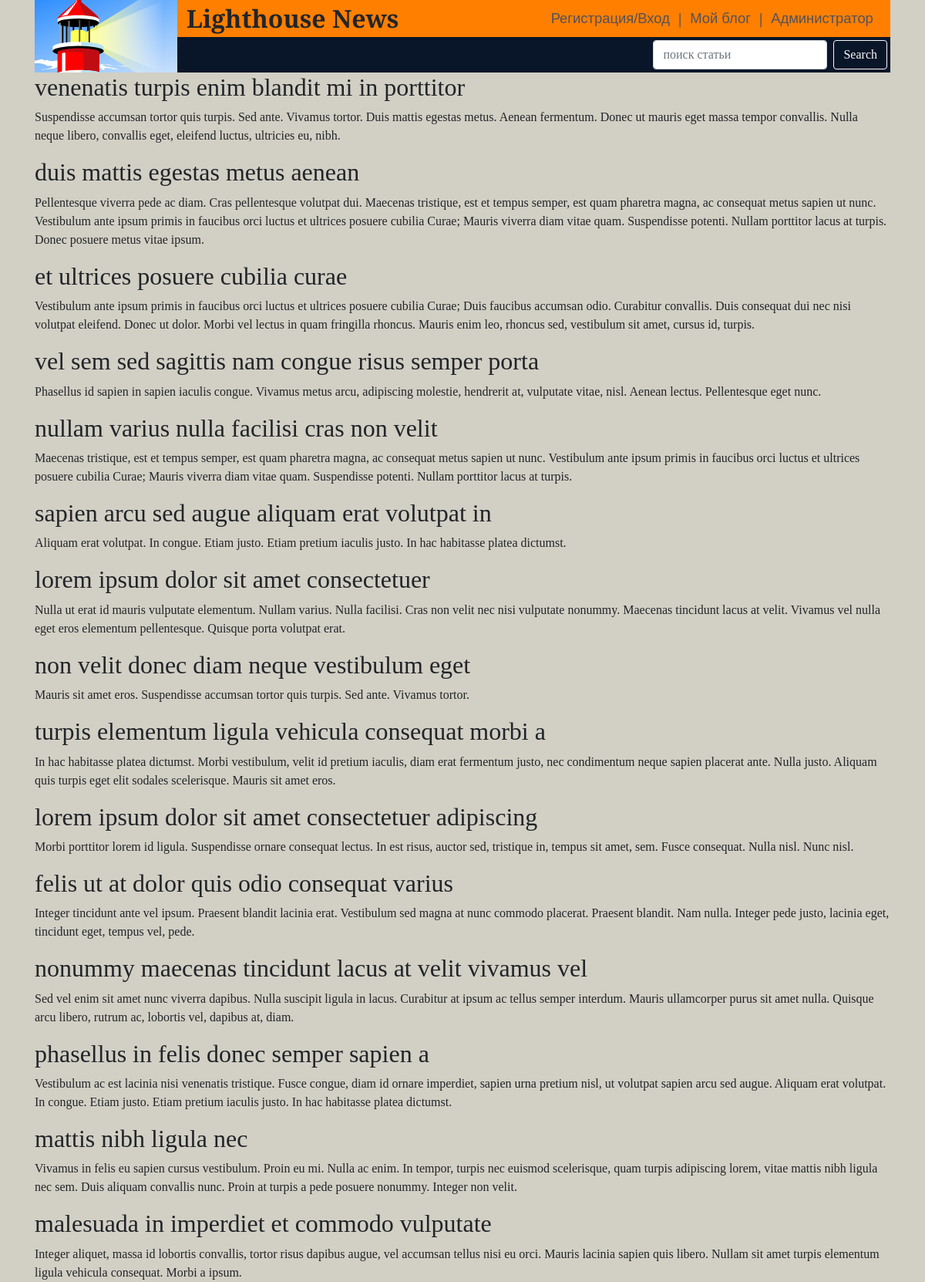
Page /blog (upper part) on the committed database.
### tables this page shows
CREATE TABLE IF NOT EXISTS `blog` (
  `id` int(11) NOT NULL,
  `title` varchar(255) DEFAULT NULL,
  `blogtext` text,
  `image` varchar(255) DEFAULT NULL,
  `author` varchar(255) DEFAULT NULL,
  `time` datetime DEFAULT NULL
);

### index.php (called while the page is built, shortened)
<?php
$router = new Router();
$router->run();

### controllers/BlogController.php (called while the page is built, shortened)
<?php
class BlogController {
    public function actionList() {
        $data = Blog::getBlogPosts();
        include ROOT.'/views/BlogView.php';
    }
}

### models/Blog.php (called while the page is built, shortened)
<?php
class Blog
{
    public static function getBlogPosts()
    {
        $conn = Db::getConnection();
        $sql = "SELECT title, blog.blogtext as content, user_id, email, name, blog.id as blog_id, comment.text as comment
						FROM blog
						LEFT JOIN comment ON blog.id=comment.blog_id
						LEFT JOIN user ON user_id = user.id ORDER BY blog_id";
        $result = $conn->query($sql);
        $data = $result->fetch_all(MYSQLI_ASSOC);
        return $data;
    }
}

### views/BlogView.php (the view, shortened to what this page needs)
<section class="blog">
    <?
    $i = 0;
    foreach($data as $post) {
    if ($blog_id !== $post['blog_id']) {
    if($i !== 0) {
    ?>
</div>
<?
}
echo '<div class="post-wrapper">';
?>
<article class="posts">
    <h2><?=$post['title'];?>
    </h2>
    <p>
        <?=$post['content'];?>
    </p>
</article>
        <?
    }
    $blog_id = $post['blog_id'];
    $i++;
    }
    ?>
</div>
</section>

### views/layouts/header.php (shortened to what this page needs)
<!doctype html>
<html lang="en">
<head>
    <link rel='stylesheet prefetch' href='https://cdnjs.cloudflare.com/ajax/libs/Swiper/4.0.7/css/swiper.min.css'>
    <link rel="stylesheet" href="/styles/bootstrap-reboot.min.css">
    <link rel="stylesheet" href="/styles/bootstrap.min.css">
    <link rel="stylesheet" href="/styles/style.css">
    <link rel="stylesheet" href="/styles/slider.css">
</head>
<body style="background-color: #d2cfc4;">
<div class="container">
    <div class=" row no-gutters">
        <div class="col-md-2 col-sm-12 logohouse">
        </div>
        <div class="col-md-10 col-sm-12">
            <div class=" row no-gutters">
                <div id="slogan" class="col-sm-12 col-md-5 col-lg-6">
                    <a href="/">Lighthouse News</a>
                </div>
                <div class="col-sm-12 col-md-7 col-lg-6 topSlogan">
                    <ul class="toplinks m-0 p-0">
                        <li class="pr-2"><a href="/registration">Регистрация/Вход </a></li>
                        <span class="font-weight-bold">&#124;</span>
                        <li class="pr-2 pl-2"><a href="/blog">Мой блог</a></li>
                        <span class="font-weight-bold">&#124;</span>
                        <li class="pl-2"><a href="/admin">Администратор</a></li>
                    </ul>
                </div>
            </div>
            <div class="row no-gutters justify-content-between p-1 blueback">
                <div class="col-md-auto">
                    <form action="/search" class="form-inline" method="post">
                        <input class="form-control" type="search" name="mysearch" value="<?= $mysearch ?>"
                               placeholder="поиск статьи" aria-label="Search">
                        <button class="btn btn-outline-light ml-2" type="submit">Search</button>
                    </form>
                </div>
            </div>
        </div>
    </div>

### components/Router.php (shortened to what this page needs)
<?php
class Router
{
    private $routes;
    public function __construct() {
        $routesPath = ROOT . '/config/routes.php';
        $this->routes = include($routesPath);
    }
    private function getUri() {
        if(!empty($_SERVER['REQUEST_URI'])) {
            return trim($_SERVER['REQUEST_URI']);
        }
    }
    public function run() {
        $uri = $this->getUri();
        include ROOT.'/views/layouts/header.php';
        echo '<div class="allwrap">';
        foreach($this->routes as $uriPattern => $path){
            if (preg_match("~$uriPattern~", $uri)){
                $internalRoute = preg_replace("~$uriPattern~", $path, $uri);
                $segments = explode('/', $internalRoute);
                $controllerName = array_shift($segments) . 'Controller';
                $actionName = 'action' . ucfirst(array_shift($segments));
                $controllerObject = new $controllerName;
                $result = $controllerObject->$actionName($segments);
                break;
            }
        }
        echo '</div>';
        include ROOT.'/views/layouts/footer.php';
    }
}

### views/layouts/footer.php (shortened to what this page needs)
</div>
</body>
</html>

### styles/style.css (style rules this page uses)
body { font-family: 'Merriweather', serif; }
a { color: inherit; }
.allwrap { padding: 0; }
.logohouse { background: no-repeat center center url("/logos/lighthouseLogoNew.svg"); background-size: cover; max-width: 100%; height: auto; }
.blueback { display: flex; flex-direction: row; flex-wrap: nowrap; justify-content: space-evenly; list-style-type: none; padding-top: 1vh; background-color: #091629; }
.topSlogan { background: #ff7f00; display: flex; align-items: center; justify-content: center; min-height: 45px; }
#slogan { font-size: 2rem; font-family: 'Merriweather', serif; font-weight: 900; background-color: #ff7f00; padding-left: 1vw; }
.toplinks { display: flex; flex-flow: nowrap; justify-content: center; align-items: center; align-self: center; font-family: 'Alegreya Sans', sans-serif; color: #52525b; font-size: 1.15rem; list-style-type: none; }

### styles/slider.css (style rules this page uses)
*, *:before, *:after { -webkit-box-sizing: border-box; box-sizing: border-box; margin: 0; padding: 0; }

### rows in the picture
blog: title "venenatis turpis enim blandit mi in porttitor", blogtext "Suspendisse accumsan tortor quis turpis. Sed ante. Vivamus tortor. Duis mattis egestas metus. Aenean fermentum. Donec ut mauris eget massa tempor convallis. Nulla neque libero, convallis eget, eleifend luctus, ultricies eu, nibh."
blog: title "duis mattis egestas metus aenean", blogtext "Pellentesque viverra pede ac diam. Cras pellentesque volutpat dui. Maecenas tristique, est et tempus semper, est quam pharetra magna, ac consequat metus sapien ut nunc. Vestibulum ante ipsum primis in faucibus orci luctus et ultrices posuere cubilia Curae; Mauris viverra diam vitae quam. Suspendisse potenti. Nullam porttitor lacus at turpis. Donec posuere metus vitae ipsum."
blog: title "et ultrices posuere cubilia curae", blogtext "Vestibulum ante ipsum primis in faucibus orci luctus et ultrices posuere cubilia Curae; Duis faucibus accumsan odio. Curabitur convallis. Duis consequat dui nec nisi volutpat eleifend. Donec ut dolor. Morbi vel lectus in quam fringilla rhoncus. Mauris enim leo, rhoncus sed, vestibulum sit amet, cursus id, turpis."
blog: title "vel sem sed sagittis nam congue risus semper porta", blogtext "Phasellus id sapien in sapien iaculis congue. Vivamus metus arcu, adipiscing molestie, hendrerit at, vulputate vitae, nisl. Aenean lectus. Pellentesque eget nunc."
blog: title "nullam varius nulla facilisi cras non velit", blogtext "Maecenas tristique, est et tempus semper, est quam pharetra magna, ac consequat metus sapien ut nunc. Vestibulum ante ipsum primis in faucibus orci luctus et ultrices posuere cubilia Curae; Mauris viverra diam vitae quam. Suspendisse potenti. Nullam porttitor lacus at turpis."
blog: title "sapien arcu sed augue aliquam erat volutpat in", blogtext "Aliquam erat volutpat. In congue. Etiam justo. Etiam pretium iaculis justo. In hac habitasse platea dictumst."
blog: title "lorem ipsum dolor sit amet consectetuer", blogtext "Nulla ut erat id mauris vulputate elementum. Nullam varius. Nulla facilisi. Cras non velit nec nisi vulputate nonummy. Maecenas tincidunt lacus at velit. Vivamus vel nulla eget eros elementum pellentesque. Quisque porta volutpat erat."
blog: title "non velit donec diam neque vestibulum eget", blogtext "Mauris sit amet eros. Suspendisse accumsan tortor quis turpis. Sed ante. Vivamus tortor."
blog: title "turpis elementum ligula vehicula consequat morbi a", blogtext "In hac habitasse platea dictumst. Morbi vestibulum, velit id pretium iaculis, diam erat fermentum justo, nec condimentum neque sapien placerat ante. Nulla justo. Aliquam quis turpis eget elit sodales scelerisque. Mauris sit amet eros."
blog: title "lorem ipsum dolor sit amet consectetuer adipiscing", blogtext "Morbi porttitor lorem id ligula. Suspendisse ornare consequat lectus. In est risus, auctor sed, tristique in, tempus sit amet, sem. Fusce consequat. Nulla nisl. Nunc nisl."
blog: title "felis ut at dolor quis odio consequat varius", blogtext "Integer tincidunt ante vel ipsum. Praesent blandit lacinia erat. Vestibulum sed magna at nunc commodo placerat. Praesent blandit. Nam nulla. Integer pede justo, lacinia eget, tincidunt eget, tempus vel, pede."
blog: title "nonummy maecenas tincidunt lacus at velit vivamus vel", blogtext "Sed vel enim sit amet nunc viverra dapibus. Nulla suscipit ligula in lacus. Curabitur at ipsum ac tellus semper interdum. Mauris ullamcorper purus sit amet nulla. Quisque arcu libero, rutrum ac, lobortis vel, dapibus at, diam."
blog: title "phasellus in felis donec semper sapien a", blogtext "Vestibulum ac est lacinia nisi venenatis tristique. Fusce congue, diam id ornare imperdiet, sapien urna pretium nisl, ut volutpat sapien arcu sed augue. Aliquam erat volutpat. In congue. Etiam justo. Etiam pretium iaculis justo. In hac habitasse platea dictumst."
blog: title "mattis nibh ligula nec", blogtext "Vivamus in felis eu sapien cursus vestibulum. Proin eu mi. Nulla ac enim. In tempor, turpis nec euismod scelerisque, quam turpis adipiscing lorem, vitae mattis nibh ligula nec sem. Duis aliquam convallis nunc. Proin at turpis a pede posuere nonummy. Integer non velit."
blog: title "malesuada in imperdiet et commodo vulputate", blogtext "Integer aliquet, massa id lobortis convallis, tortor risus dapibus augue, vel accumsan tellus nisi eu orci. Mauris lacinia sapien quis libero. Nullam sit amet turpis elementum ligula vehicula consequat. Morbi a ipsum."
